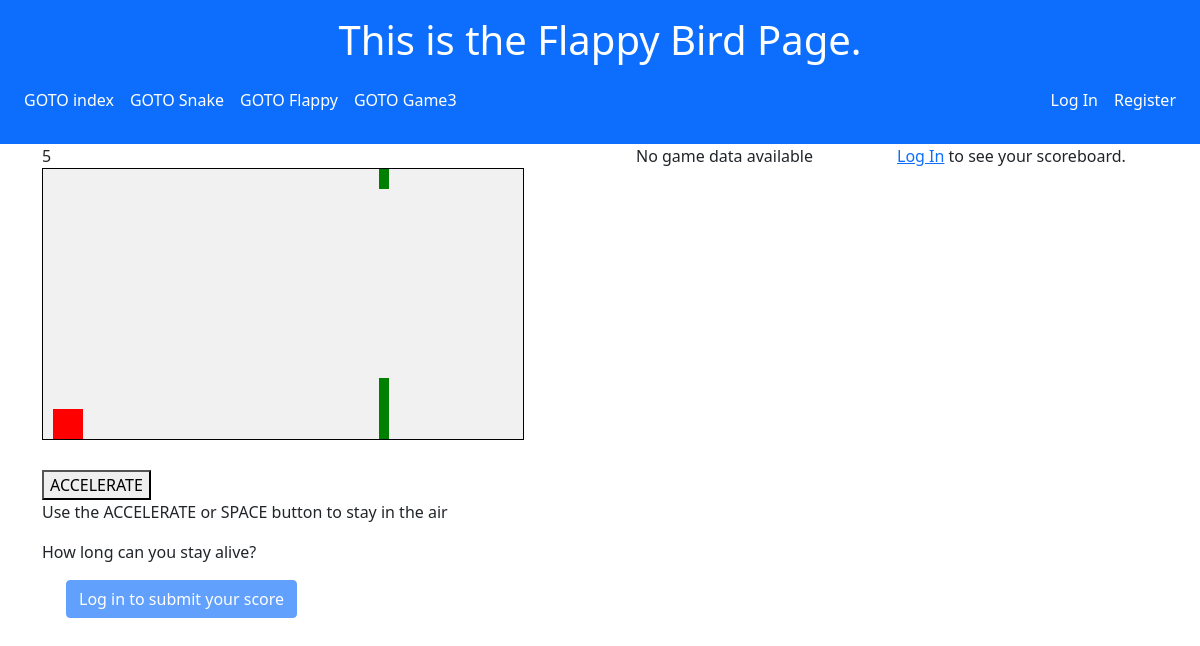
Before: /flappy/ with the older database file.
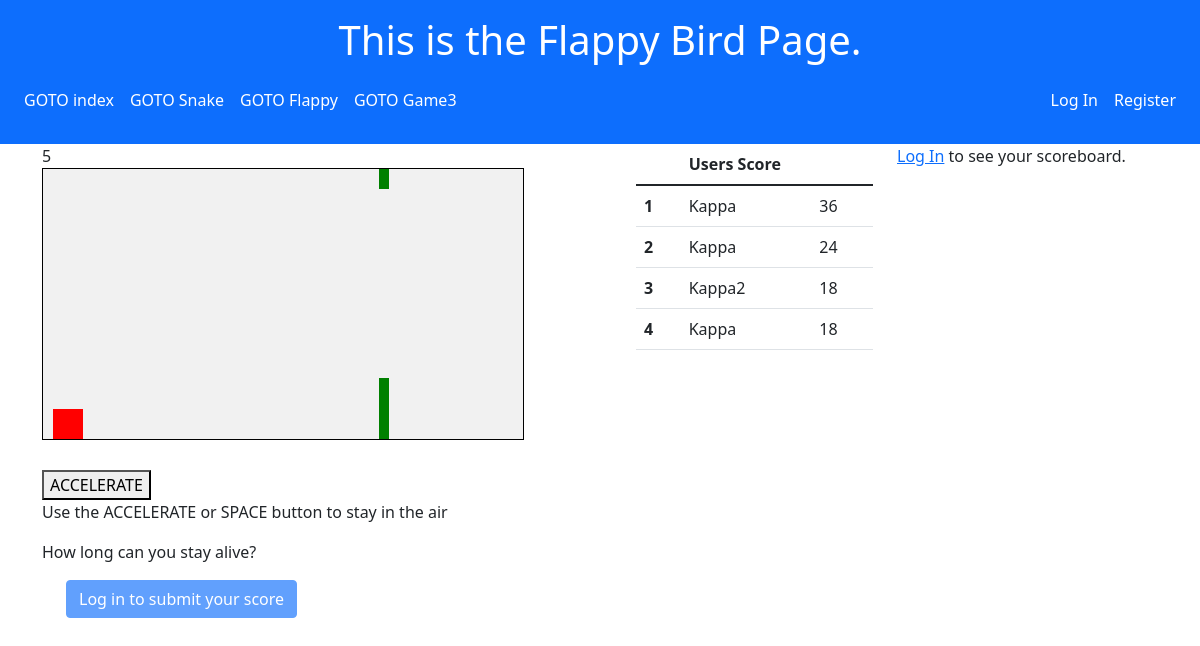
After: the same page with the newer database file.
### Games/models.py (models this page shows, shortened)
class Scores(models.Model):
    user = models.ForeignKey(
        settings.AUTH_USER_MODEL,
        on_delete=models.CASCADE,
    )
    score = models.PositiveIntegerField()
    game = models.CharField(max_length=32)

### Games/views.py (the view)
# urls.py: path('flappy/', views.flappy, name="flappy"),
def flappy(request):
    game_name = 'Flappy Bird'
    game_html = 'Games/flappy.html'
    return game_render(request, game_name, game_html)

### Games/views.py (called while the page is built)
def game_render(request, game_name, game_html):
    scoreboard_sorted = Scores.objects.filter(game=game_name).order_by('-score')
    scoreboard_top10 = scoreboard_sorted[:10]
    if request.user.is_authenticated:
        user_scores = scoreboard_sorted.filter(user=request.user)[:10]
    else:
        user_scores = []
    context = {'game_name': game_name, 'scoreboard': scoreboard_top10, 'user_scores': user_scores,
               'game_html': game_html, 'form': process_form(request, game_name)}
    return render(request, 'Games/game_template.html', context)

def process_form(request, game_name):
    if request.method == "POST":
        form = GameForm(request.POST)
        if form.is_valid():
            instance = form.save(commit=False)
            instance.user = request.user
            instance.game = game_name
            instance.save()
    else:
        form = GameForm(initial={"user": request.user, "score": 0, "game": game_name})
    return form

### templates/Games/game_template.html (shortened to what this page needs)
<!DOCTYPE html>
<html lang="en">
<head>
    {%  load static %}
    <link href="{% static 'bootstrap/bootstrap.css' %}" rel="stylesheet">
    <link rel="stylesheet" href="{% static 'Games/style.css' %}" type="text/css">
</head>
<body>
<div class="container-fluid p-3 bg-primary text-white text-center">
<h1>This is the {{ game_name }} Page.</h1>
    <nav class="navbar navbar-expand-lg">
        <ul class="navbar-nav me-auto mb-2 mb-lg-0">
          <li class="nav-item">
            <a class="nav-link" href="{% url 'index' %}" >GOTO index</a>
          </li>
          <li class="nav-item">
            <a class="nav-link" href="{% url 'snake' %}">GOTO Snake</a>
          </li>
             <li class="nav-item">
            <a class="nav-link" href="{% url 'flappy' %}">GOTO Flappy</a>
          </li>
             <li class="nav-item">
            <a class="nav-link" href="{% url 'game3' %}">GOTO Game3</a>
          </li>
        </ul>
        <ul class="navbar-nav">
                {% if user.is_authenticated %}
                    <li class="nav-item">
                        <a class="nav-link disabled" href="#" tabindex="-1" aria-disabled="true">Hi {{ user.username }}!</a>
                    </li>
                    <li class="nav-item">
                        <a class="nav-link" href="{% url 'logout' %}">Log Out</a>
                    </li>
                {% else %}
                    <li class="nav-item">
                        <a class="nav-link" href="{% url 'login' %}">Log In</a>
                    </li>
                    <li class="nav-item">
                        <a class="nav-link" href="{% url 'register' %}">Register</a>
                    </li>
                {% endif %}
        </ul>
    </nav>
    </div>
    <div class="container">
    <div class="row">
        <div class='col-sm'>
            <div id="score">0</div>
            {% include game_html %}
            <div class="container">
                <form method="POST">
                  <fieldset>
                      {% if user.is_authenticated %}
                          {% csrf_token %}
                          {{ form.score.as_hidden }}
                          <button type="submit" class="btn btn-primary">Submit your score</button>
                      {% else %}
                          <button type="button" class="btn btn-primary" disabled>Log in to submit your score</button>
                      {% endif %}
                  </fieldset>
                </form>
            </div>
        </div>
        <div class='col-sm'>
            <div class="container">
                <div class="row">
                    <div class='col-sm'>
                        {% if scoreboard|length > 0 %}
                            <table class="table ">
                            <thead class="thead-dark">
                                <tr>
                                <th scope="col"></th>
                                <th scope="col" colspan="2">Users Score</th>
                                </tr>
                            </thead>
                        {% for tmp_score in scoreboard %}
                            <tr>
                                <th scope="col" >{{ forloop.counter0|add:1 }}</th>
                                <td>{{ tmp_score.user}}</td>
                                <td>{{ tmp_score.score }}</td>
                            </tr>
                        {% endfor %}</table>
                            {% else %}
                            <p>No game data available</p>
                        {% endif %}
                    </div>
                    <div class='col-sm'>
                        {% if user.is_authenticated %}
                        {% if user_scores|length > 0 %}
                            <table class="table">
                            <thead class="thead-dark">
                                <tr>
                                <th scope="col"></th>
                                <th scope="col" colspan="2">{{ user.username }} Score</th>
                                </tr>
                            </thead>
                        {% for tmp_score in user_scores %}
                            <tr>
                                <th scope="col">{{ forloop.counter0|add:1 }}</th>
                                <td>{{ tmp_score.user}}</td>
                                <td>{{ tmp_score.score }}</td>
                            </tr>
                        {% endfor %}</table>
                        {% else %}
                            <p>No user data available</p>
                        {% endif %}
                        {% else %}
                            <p><a href="{% url 'login' %}">Log In</a> to see your scoreboard.</p>
                        {% endif %}
                    </div>
                </div>
            </div>
        </div>
    </div>
</body>
</html>

### templates/Games/flappy.html (shortened to what this page needs)
<div>
    <div id="gameCanvas">
    {%  load static %}
    </div>
    <br>
    <button onmousedown="accelerate(-0.2)" onmouseup="accelerate(0.05)">ACCELERATE</button>
    <p>Use the ACCELERATE or SPACE button to stay in the air</p>
    <p>How long can you stay alive?</p>
</div>

### Games/static/Games/style.css (style rules this page uses)
body { background-color: white; }
.nav-link { color: white; }

Changed rows visible on the page:
added Scores: user "Kappa", score "36"
added Scores: user "Kappa", score "24"
added Scores: user "Kappa2", score "18"
added Scores: user "Kappa", score "18"
Other visible differences:
text no longer shown: "No game data available"
text now shown: "Users Score"
